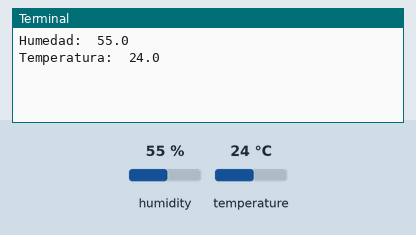
Recording of a program running on a simulated Raspberry Pi (BCM pin numbers). Shown: the last lines printed to the terminal. The inputs (shaded band) are chosen by the test bench; at power-on: humidity 55 %, temperature 24 °C.

Above: at 1.2 s.
1.3 s: humidity set to 22 %
At 2.9 s:
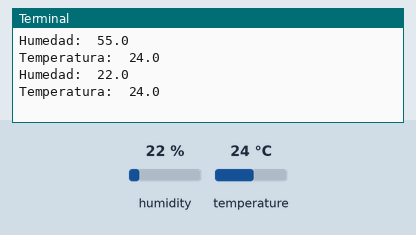
3.4 s: temperature set to 12 °C
At 4.8 s:
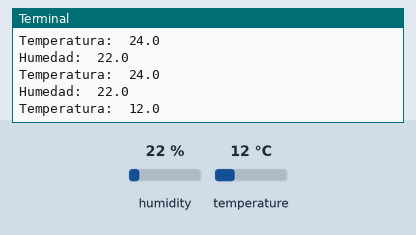
5.5 s: humidity set to 40 %
At 7.9 s:
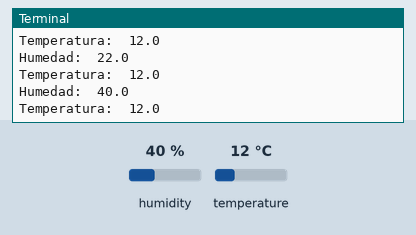
Timing chart, 0 to 9.4 s (numbered marks = the images above; inputs shaded):
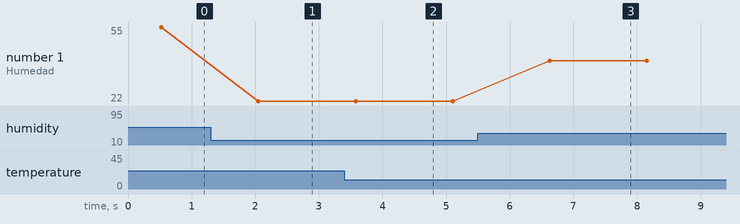

Measured:
- after the input at 1.3 s, the terminal: prints a new line after 0.75 s (image 1)
- after the input at 3.4 s, the terminal: prints a new line after 0.18 s (image 2)
- after the input at 5.5 s, the terminal: prints a new line after 1.1 s (image 3)
- plotted number 1: 55 → 22 after the input at 1.3 s, 22 → 40 after the input at 5.5 s

The program:

programa01.py
```python
#sudo pip3 install adafruit-circuitpython-dht
#sudo apt-get install libgpiod2
#ejecutar en terminal como sudo python3 nombre.py

import Adafruit_DHT
import time

while True:
  sensor = Adafruit_DHT.DHT11
  pin = 4
  humedad, temperatura = Adafruit_DHT.read_retry(sensor, pin)

  print ('Humedad: ' , humedad)
  print ('Temperatura: ' , temperatura)

  time.sleep(1)
```
